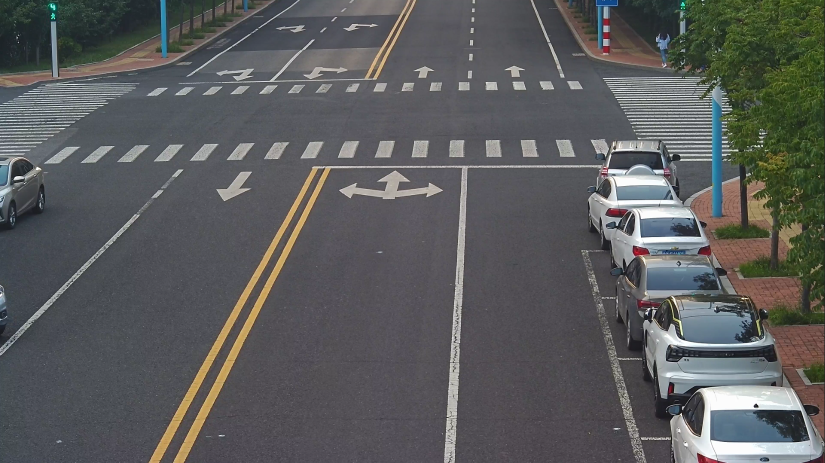
#> input picture haha.png, 1650 x 926 px (shown at 1/2 size)
$ python trans.py
#> lines starting #> are read from the running program, lines starting #| are printed output that depends on the picture; after the words box and inside, x2 and y2 are one past the last pixel; in counts of white or black regions, pixels touching at a corner belong together; long printed decimals are rounded
# 核心思想：利用cv2提供的仿射变换函数，来完成投影类坐标转换。
import cv2
import numpy as np


def img_trans():
    '''
    这个函数，是用图片来单独示例坐标转换的效果的。
    '''
    img = cv2.imread("haha.png")
#> img is the input picture: shape (926, 1650, 3); mean B, G, R 92.2, 91.9, 90.8
    h, w, c = img.shape
#> h = 926; w = 1650; c = 3
    src_list = [[207, 226], [119, 882], [1234, 853], [1099, 72]]
    # src_list = [[420, 421], [223, 656], [852, 781], [842, 477]]
    # src_list = [[658, 343], [353, 941], [914, 940], [945, 338]]
    for i, pt in enumerate(src_list):
        cv2.circle(img, pt, 5, (0, 255, 255), -1)
        cv2.putText(img, str(i + 1), (pt[0] + 5, pt[1] + 10), cv2.FONT_HERSHEY_SIMPLEX, 0.5, (0, 0, 255), 2)
#> img: shape (926, 1650, 3); 0.04% of pixels changed, all inside (x1, y1, x2, y2) = (114, 67, 1250, 894)
    pts1 = np.float32(src_list)

    # pts2 = np.float32([[0, 0],
    #                    [161, 0],
    #                    [161, 161],
    #                    [0, 161]])
    # pts2 = np.float32([[811.5, 1000-573.86],
    #                    [884.4, 1000-558.62],
    #                    [1000.6, 1000-598.24],
    #                    [823.6, 1000-607.32]])
    # pts2 = np.float32([[6601, 8537],
    #                    [7176, 8483],
    #                    [7193, 8555],
    #                    [6208, 8769]])
    # 为了正确的显示转换后的图像，把四个目标点的经纬度做了转换：截断了长度，把纬度做了翻转- 和平移1000.
    pts2 = np.float32([[600.85, 1000-537.02],
                       [1175.55, 1000-482.93],
                       [1192.63, 1000-554.63],
                       [207.79, 1000-769.26]])
    # pts2 = np.float32([[500, 900], [500, 1000], [900, 1150], [750, 900]])
    # 生成仿射变换矩阵
    matrix = cv2.getPerspectiveTransform(pts1, pts2)
#> matrix = [[0.116, 6.33, -315.3], [-0.276, 2.17, 445.4], [4.73e-06, 0.00396, 1]]
    # 序列化矩阵，存入文件中
    np.save('tmp/matrix.npy', matrix)
    # 反序列化，从文件中取出
    b = np.load('tmp/matrix.npy')

    # 按照新的坐标系，把之前的图片进行转换（只显示四个坐标中间的部分，但是其他未显示的部分其实可以通过函数进行坐标转换）
    # result = cv2.warpPerspective(img, matrix, (h, w))
    result = cv2.warpPerspective(img, matrix, (1500, 1500))
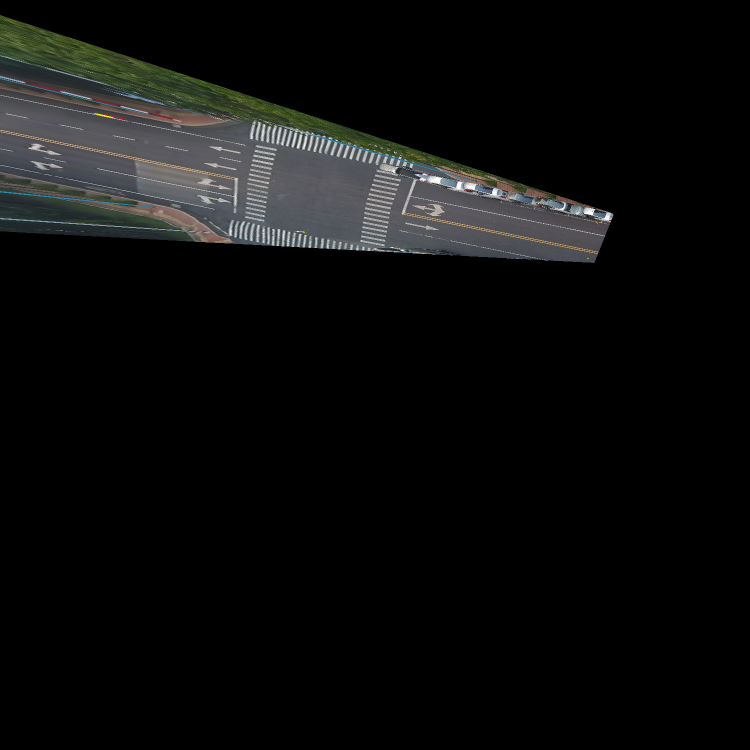
#> result: shape (1500, 1500, 3) (shown at 1/2 size); mean B, G, R 12.4, 12.9, 12.4

    vedio_xy = np.array([[473,92],[473,93],[473,94],[474,92],[475,92]], dtype=np.float32).reshape(-1, 1, 2)
    real_xy = cv2.perspectiveTransform(vedio_xy, matrix)
#> real_xy = [[235.6, 376.1], [239.5, 376.6], [243.4, 377.1], [235.6, 375.9], [235.7, 375.7]]
    print('real_xy:',np.round(real_xy,6))
#| real_xy: [[[235.564 376.123]]
#|  [[239.502 376.617]]
#|  [[243.4166  377.108]]
#|  [[235.649 375.9195 ]]
#|  [[235.733 375.716]]]
    cv2.imshow("Image", img)
    cv2.imshow("mec-仿射转换", result)
    cv2.waitKey()


def xy_trans():
    '''
    这个函数，是用来示例如何进行坐标转换的，考虑到了精读问题。
    :return:
    '''
    # 录像中的 道路四个角的坐标
    corner_video = np.float32([[207, 226], [119, 882], [1234, 853], [1099, 72]])
    # 真实世界中 对应道路四个角的坐标
    corner_real_list = [[121.47660085833333, 37.448537019444444],
                        [121.47717555277778, 37.448482925],
                        [121.477192625, 37.44855463611111],
                        [121.47620778611112, 37.44876926111111]]

    # corner_real_list = [[121.476601, 37.448537],
    #                     [121.477176, 37.448483],
    #                     [121.477193, 37.448555],
    #                     [121.476208, 37.448769]]

    x = np.float64(corner_real_list) * 100
    float_part = np.modf(x)[0]     # 取出小数部分
    int_part = np.modf(x)[1][0]    # 取出整数部分

    corner_real_f32 = np.float32(float_part)

    # 生成转换矩阵
    tras_matrix = cv2.getPerspectiveTransform(corner_video, corner_real_f32)
#> tras_matrix = [[1.44e-05, 0.00301, 0.569], [3.18e-05, 0.00334, 0.855], [4.61e-06, 0.00396, 1]]

    # 视频中的平面上，指定点的坐标
    vedio_xy = np.array([[473,92]], dtype=np.float32).reshape(-1, 1, 2)

    # 视频中任意一个点，对应真实世界坐标系统的坐标
    # 小数部分
    f_part_real_xy = cv2.perspectiveTransform(vedio_xy, tras_matrix)
#> f_part_real_xy = [[0.624, 0.862]]

    # 变换为之前的量级
    real_car_xy = np.around((int_part + f_part_real_xy) * 0.01, decimals=9)
#> real_car_xy = [[121.5, 37.45]]

    print('视频中坐标：', vedio_xy)
    print('真实经纬度：', np.round(real_car_xy,6))  # 注意：print打印时，控制台只显示8位。但是其实，该经纬度的精度到第九位。如果需要打印9位真实值，可以加上下标[0][0][0] 如下所示
#| 真实经纬度： [[[121.476  37.449]]]
    print('真实经纬度：', real_car_xy[0][0][0], real_car_xy[0][0][1])
#| 真实经纬度： 121.476 37.449


if __name__ == "__main__":
    img_trans()
    xy_trans()

    pass

$ run again, with sfk.png copied over haha.png
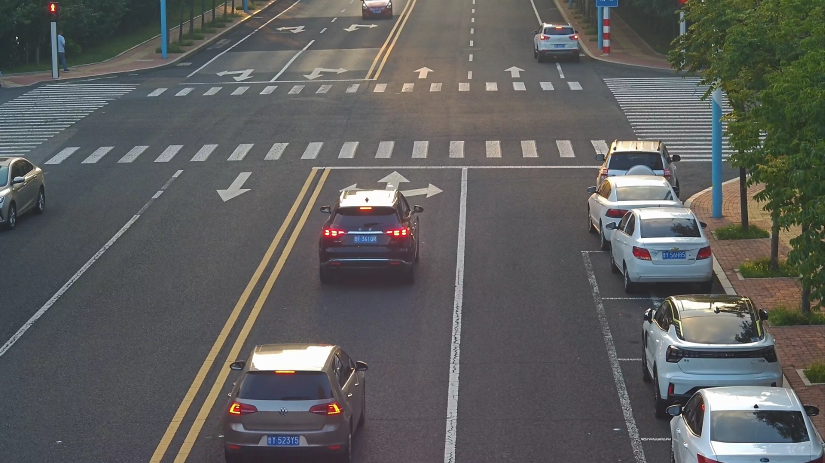
#> input picture sfk.png, 1649 x 926 px (shown at 1/2 size)
#> in img_trans, img is the input picture: shape (926, 1649, 3); mean B, G, R 94.1, 94.9, 94.7
#> matrix = [[0.116, 6.33, -315.3], [-0.276, 2.17, 445.4], [4.73e-06, 0.00396, 1]]
#> in img_trans, `result = cv2.warpPerspective(img, matrix, (1500, 1500))`:
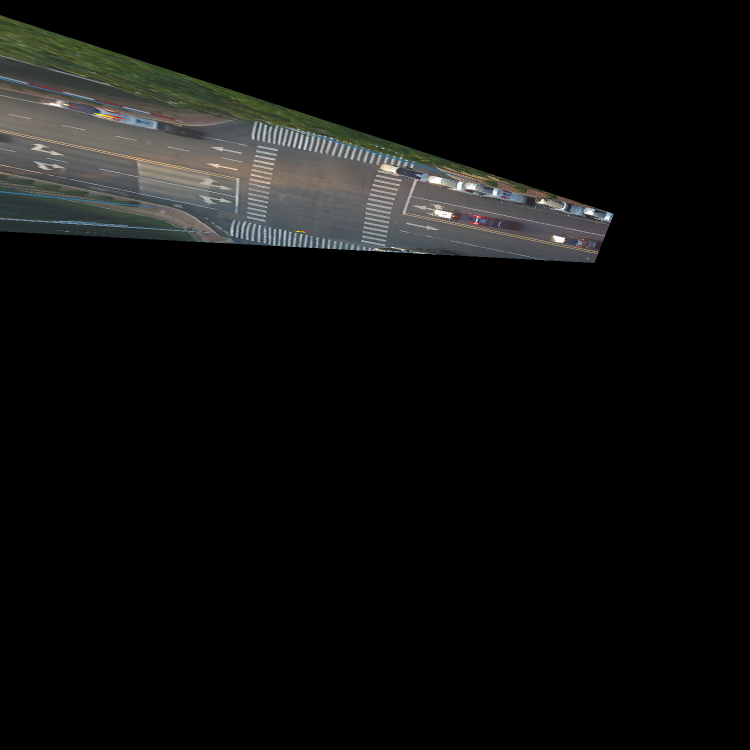
#> result: shape (1500, 1500, 3) (shown at 1/2 size); mean B, G, R 13.1, 13.9, 13.5
#> real_xy = [[235.6, 376.1], [239.5, 376.6], [243.4, 377.1], [235.6, 375.9], [235.7, 375.7]]
#| real_xy: [[[235.564 376.123]]
#|  [[239.502 376.617]]
#|  [[243.4166  377.108]]
#|  [[235.649 375.9195 ]]
#|  [[235.733 375.716]]]
#> tras_matrix = [[1.44e-05, 0.00301, 0.569], [3.18e-05, 0.00334, 0.855], [4.61e-06, 0.00396, 1]]
#> f_part_real_xy = [[0.624, 0.862]]
#> real_car_xy = [[121.5, 37.45]]
#| 真实经纬度： [[[121.476  37.449]]]
#| 真实经纬度： 121.476 37.449

$ run again, with abc.jpg saved as haha.png
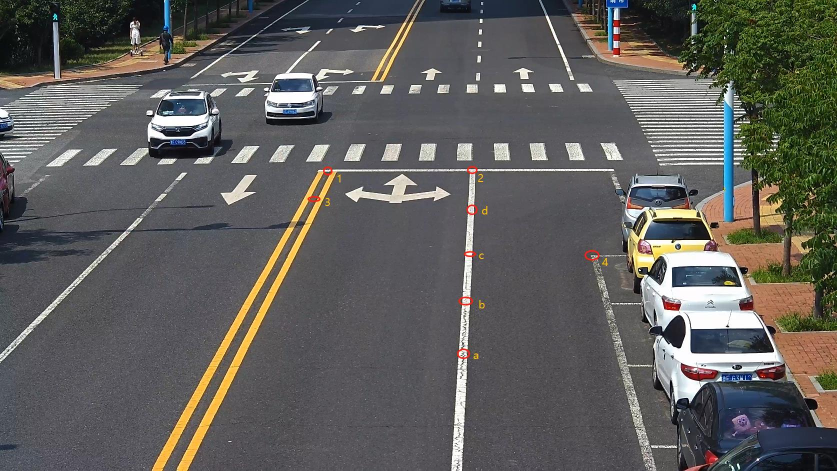
#> input picture abc.jpg, 1674 x 942 px (shown at 1/2 size)
#> in img_trans, img is the input picture: shape (942, 1674, 3); mean B, G, R 91.7, 94.4, 95.6
#> matrix = [[0.116, 6.33, -315.3], [-0.276, 2.17, 445.4], [4.73e-06, 0.00396, 1]]
#> in img_trans, `result = cv2.warpPerspective(img, matrix, (1500, 1500))`:
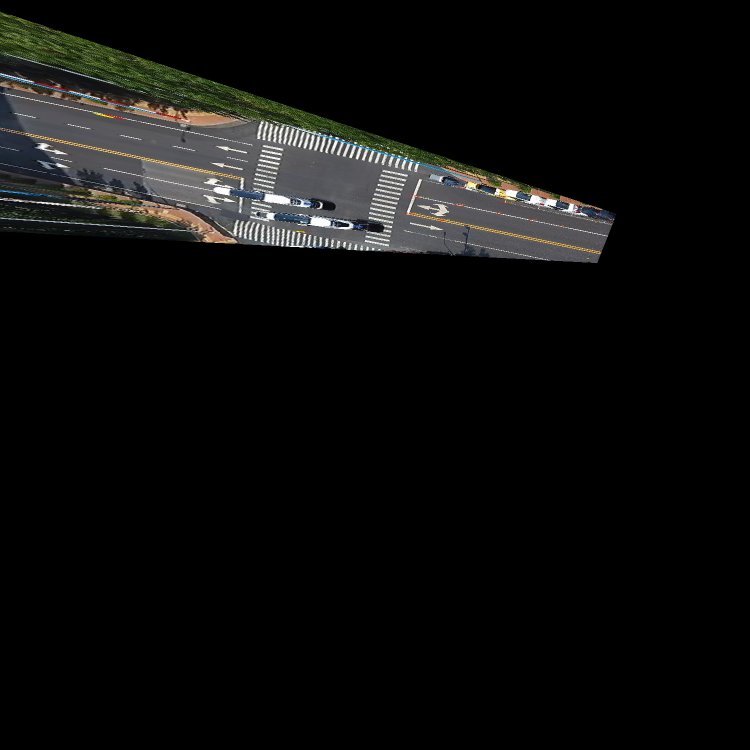
#> result: shape (1500, 1500, 3) (shown at 1/2 size); mean B, G, R 12.3, 13.2, 13.1
#> real_xy = [[235.6, 376.1], [239.5, 376.6], [243.4, 377.1], [235.6, 375.9], [235.7, 375.7]]
#| real_xy: [[[235.564 376.123]]
#|  [[239.502 376.617]]
#|  [[243.4166  377.108]]
#|  [[235.649 375.9195 ]]
#|  [[235.733 375.716]]]
#> tras_matrix = [[1.44e-05, 0.00301, 0.569], [3.18e-05, 0.00334, 0.855], [4.61e-06, 0.00396, 1]]
#> f_part_real_xy = [[0.624, 0.862]]
#> real_car_xy = [[121.5, 37.45]]
#| 真实经纬度： [[[121.476  37.449]]]
#| 真实经纬度： 121.476 37.449
